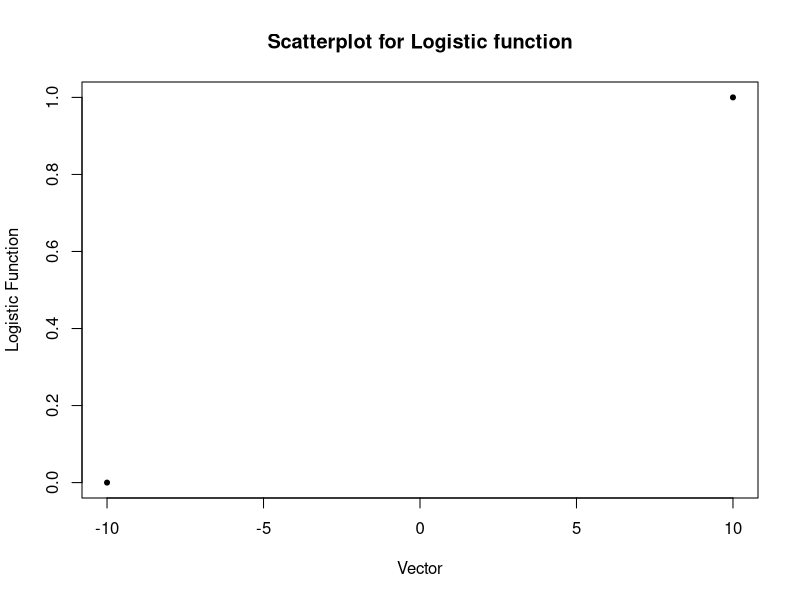
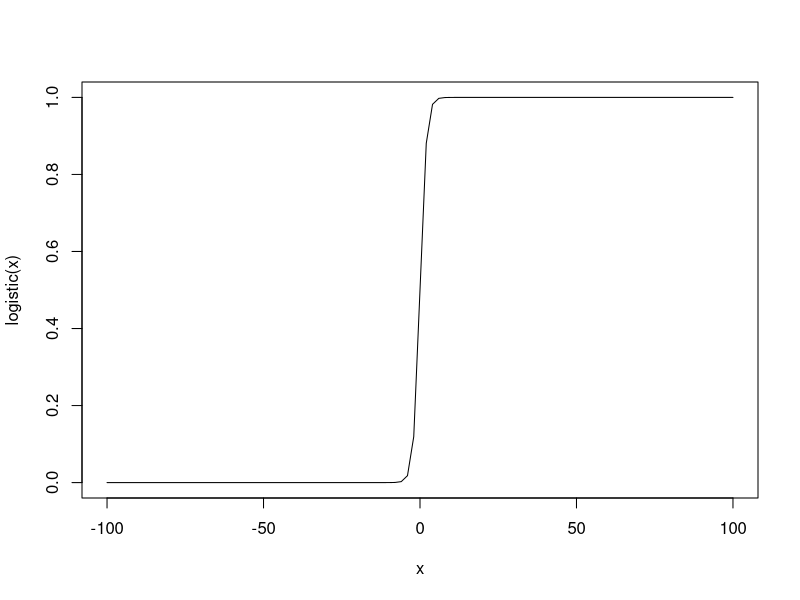
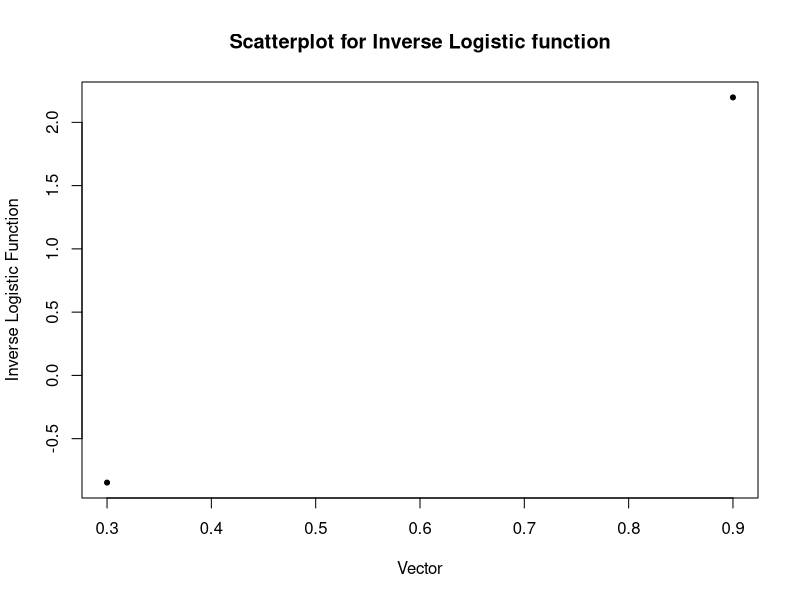
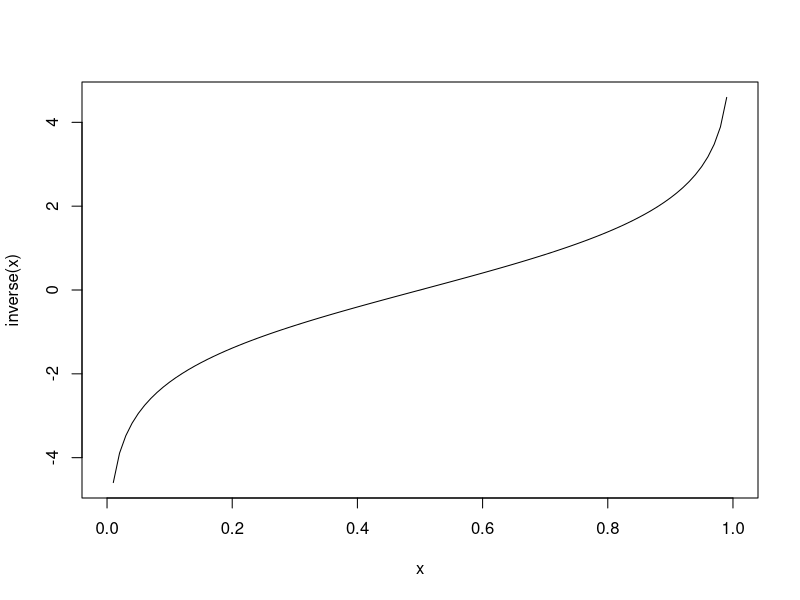

Write the R code that produced these figures, in order. (Note: this script raises an error after producing the figures.)
## ---- chunk 1
knitr::opts_chunk$set(echo = TRUE)
## ---- chunk 2
logistic <- function(x) {
  c(exp(x)/(1+exp(x)))
  
}

plot(c(-10,10),logistic(c(-10,10)),main="Scatterplot for Logistic function", 
     xlab="Vector", ylab="Logistic Function", pch=20)

curve(logistic,from=-100,to=100)


inverse <- function(y) {
  c(log(y/(1-y)))
}

plot(c(0.3,0.9),inverse(c(0.3,0.9)),main="Scatterplot for Inverse Logistic function", 
     xlab="Vector", ylab="Inverse Logistic Function", pch=20)

curve(inverse,from=0,to=1)


## ---- chunk 3

Data <- copy(YX)

## ---- chunk 4
##Response
Data[,delayed := arr_delay >= 15]
- Data$delayed
qplot(Data$delayed,colour="green")
boxplot(Data$delayed)


 Data <- Data[ delayed >= quantile(delayed,0.01,na.rm=TRUE) &  
           delayed <= quantile(delayed,0.96,na.rm=TRUE) ]

## ---- chunk 5
# Naive model
naive <- mean(Data$delayed)

form <- delayed ~ dep_delay
fit1 <- glm( form, Data %>% sample_n(1000),family=binomial )

form <- delayed ~ faa + dep_delay + lat +lon +alt + dst + arr_time + carrier + distance + minute + year + day + month + air_time + wind_gust + precip

fit2 <- glm( form , Data %>% sample_n(1e5),family=binomial )

?sample_n


## ---- chunk 6

data_test <- Data %>% tail(1e5)
predicted_prob <- predict(fit2,data_test,type="response")
head(predicted_prob)
install.packages("gmodels")
library("gmodels")
CrossTable(Data$dep_delay,Data$delayed) 

## ---- chunk 7
install.packages("caret")
library("caret")
modelLookup("fit2")
